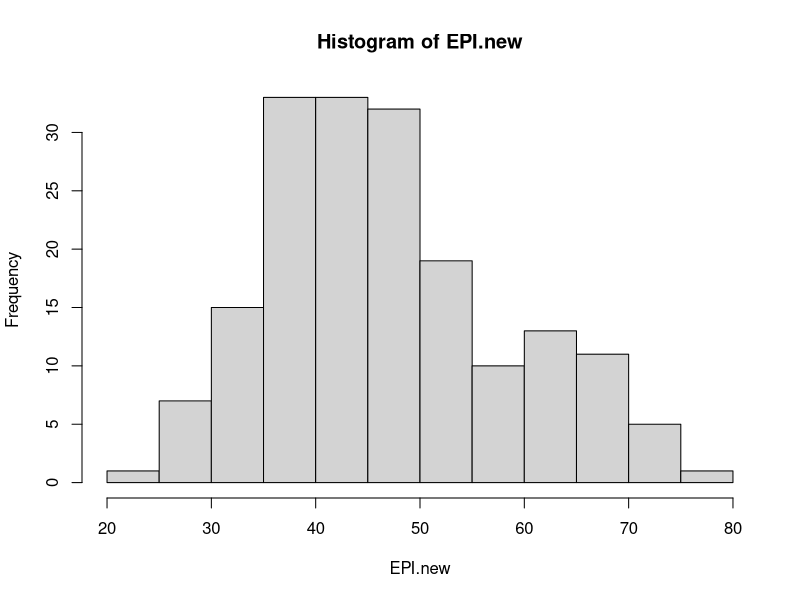
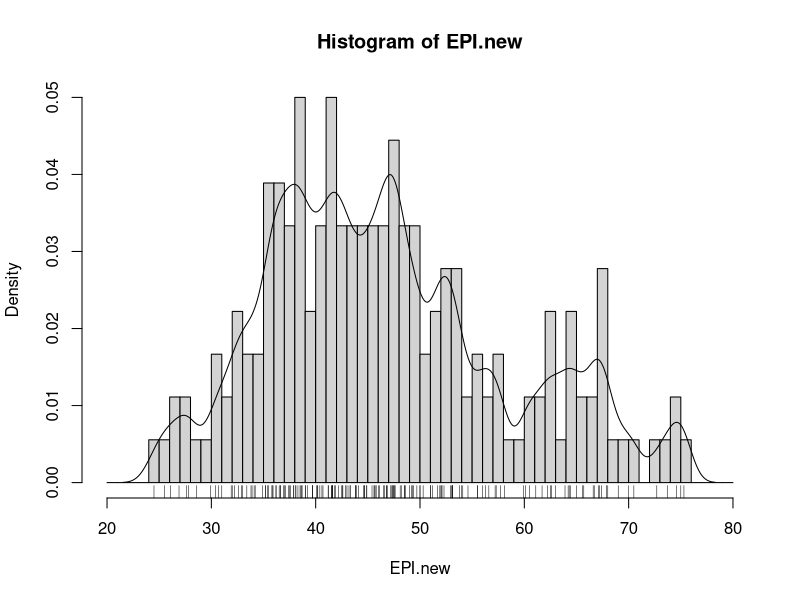
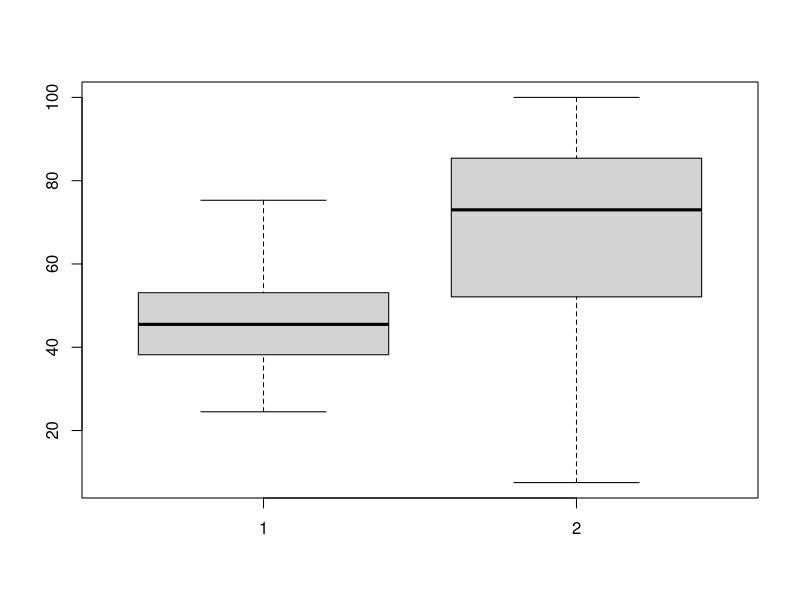
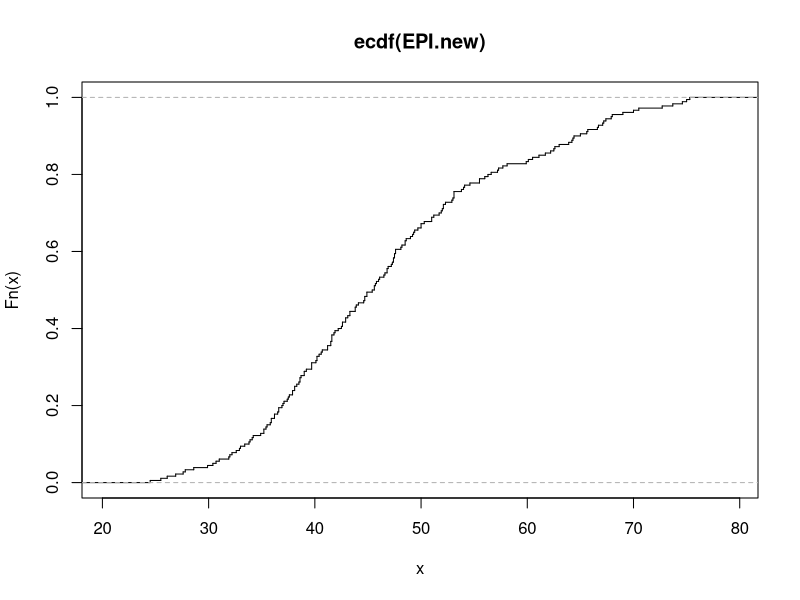
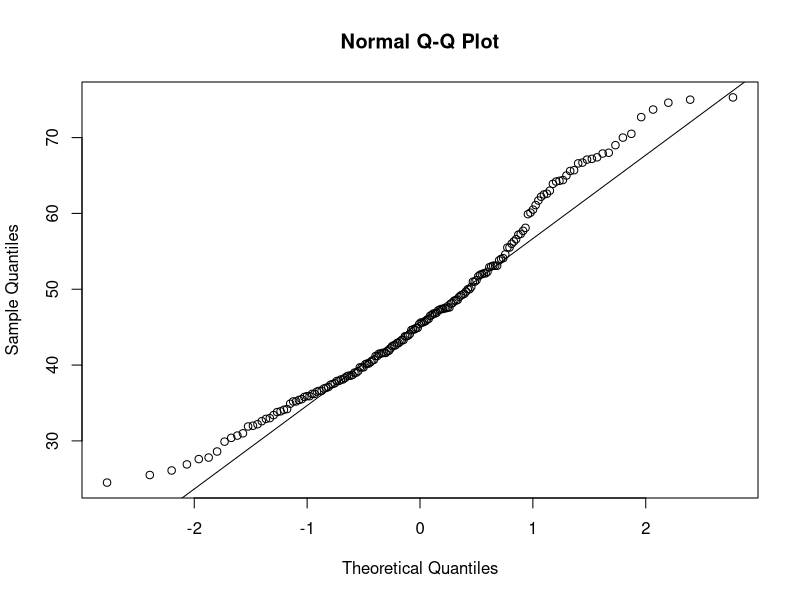
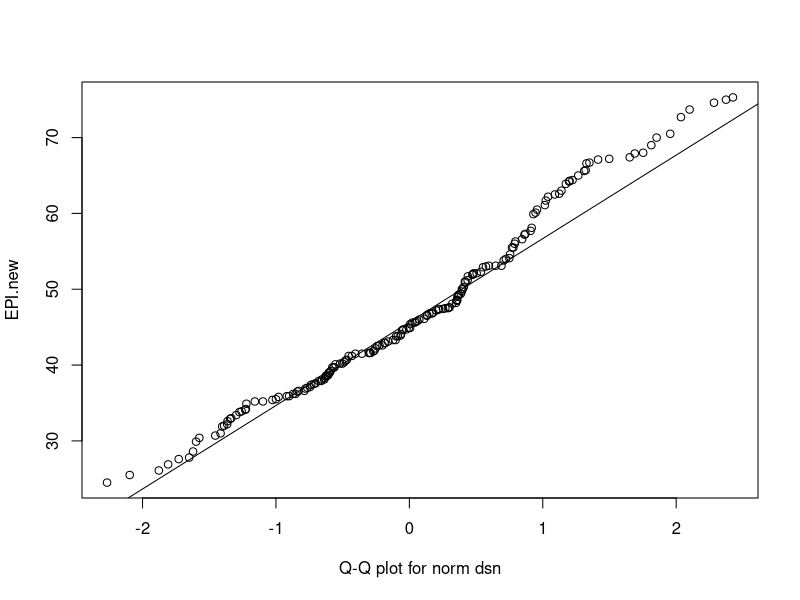
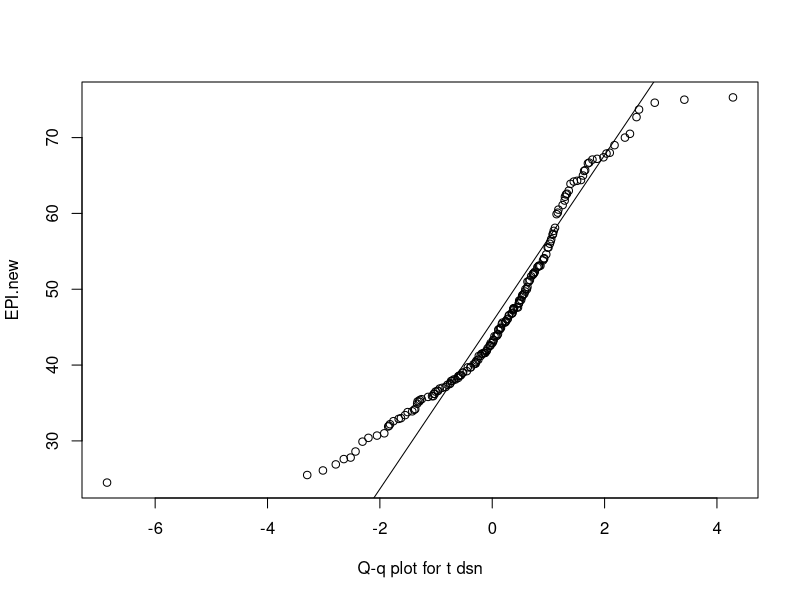

These charts were generated, in order, by the following R code: (Note: this script raises an error after producing the figures.)
#Part 1
EPI_data <- read.csv("epi2024results06022024.csv")
View(EPI_data)
attach(EPI_data)
NAs <- is.na(EPI.new)
EPI.new.noNAs <- EPI.new[!NAs]
summary(EPI.new) 
fivenum(EPI.new,na.rm=TRUE) 
stem(EPI.new) 
hist(EPI.new) 
hist(EPI.new, seq(20., 80., 1.0), prob=TRUE) 
lines(density(EPI.new,na.rm=TRUE,bw=1.)) 
rug(EPI.new)

#part 2

boxplot(EPI.new, APO.new) #boxplot
plot(ecdf(EPI.new), do.points=FALSE, verticals=TRUE) 
qqnorm(EPI.new) 
qqline(EPI.new) 
qqplot(rnorm(250), EPI.new, xlab = "Q-Q plot for norm dsn")
qqline(EPI.new)       
qqplot(rt(250, df = 5),EPI.new, xlab = "Q-q plot for t dsn")
qqline(EPI.new)


#2a variable one

EPI_data <- read.csv("epi2024results06022024.csv")
View(APO_data)
attach(APO_data)
NAs <- is.na(APO.new)
APO.new.noNAs <- APO.new[!NAs]
summary(APO.new) 
fivenum(APO.new,na.rm=TRUE) 
stem(APO.new) 
hist(APO.new) 
hist(APO.new, seq(20., 80., 1.0), prob=TRUE) 
lines(density(APO.new,na.rm=TRUE,bw=1.)) 
rug(APO.new)

boxplot(APO.new, APO.new) #boxplot
plot(ecdf(APO.new), do.points=FALSE, verticals=TRUE) 
qqnorm(APO.new) 
qqline(APO.new) 
qqplot(rnorm(250), APO.new, xlab = "Q-Q plot for norm dsn")
qqline(APO.new)       
qqplot(rt(250, df = 5),APO.new, xlab = "Q-q plot for t dsn")
qqline(APO.new)











